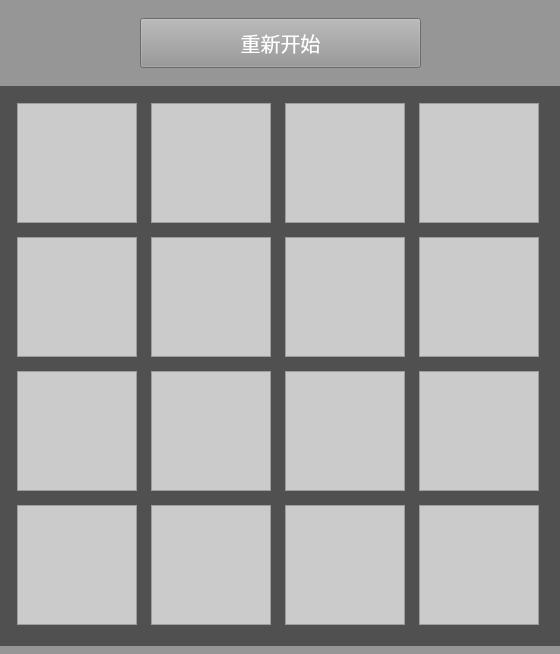
<?xml version="1.0" encoding="UTF-8"?>
<ui version="4.0">
 <class>Game_2048</class>
 <widget class="QWidget" name="Game_2048">
  <property name="geometry">
   <rect>
    <x>0</x>
    <y>0</y>
    <width>560</width>
    <height>654</height>
   </rect>
  </property>
  <property name="windowTitle">
   <string>Form</string>
  </property>
  <property name="styleSheet">
   <string notr="true">background-color: rgb(150, 150, 150);</string>
  </property>
  <layout class="QGridLayout" name="gridLayout_2">
   <property name="leftMargin">
    <number>0</number>
   </property>
   <property name="topMargin">
    <number>0</number>
   </property>
   <property name="rightMargin">
    <number>0</number>
   </property>
   <property name="bottomMargin">
    <number>0</number>
   </property>
   <property name="spacing">
    <number>0</number>
   </property>
   <item row="1" column="0">
    <widget class="QWidget" name="widget" native="true">
     <property name="minimumSize">
      <size>
       <width>560</width>
       <height>560</height>
      </size>
     </property>
     <property name="maximumSize">
      <size>
       <width>560</width>
       <height>560</height>
      </size>
     </property>
     <property name="styleSheet">
      <string notr="true">background-color: rgb(80, 80, 80);
</string>
     </property>
     <layout class="QGridLayout" name="gridLayout">
      <item row="0" column="0">
       <widget class="QFrame" name="frame_1">
        <property name="minimumSize">
         <size>
          <width>120</width>
          <height>120</height>
         </size>
        </property>
        <property name="maximumSize">
         <size>
          <width>120</width>
          <height>120</height>
         </size>
        </property>
        <property name="styleSheet">
         <string notr="true">background-color: rgb(203, 203, 203);
</string>
        </property>
        <property name="frameShape">
         <enum>QFrame::StyledPanel</enum>
        </property>
        <property name="frameShadow">
         <enum>QFrame::Raised</enum>
        </property>
       </widget>
      </item>
      <item row="0" column="1">
       <widget class="QFrame" name="frame_2">
        <property name="minimumSize">
         <size>
          <width>120</width>
          <height>120</height>
         </size>
        </property>
        <property name="maximumSize">
         <size>
          <width>120</width>
          <height>120</height>
         </size>
        </property>
        <property name="styleSheet">
         <string notr="true">background-color: rgb(203, 203, 203);</string>
        </property>
        <property name="frameShape">
         <enum>QFrame::StyledPanel</enum>
        </property>
        <property name="frameShadow">
         <enum>QFrame::Raised</enum>
        </property>
       </widget>
      </item>
      <item row="0" column="2">
       <widget class="QFrame" name="frame_3">
        <property name="minimumSize">
         <size>
          <width>120</width>
          <height>120</height>
         </size>
        </property>
        <property name="maximumSize">
         <size>
          <width>120</width>
          <height>120</height>
         </size>
        </property>
        <property name="styleSheet">
         <string notr="true">background-color: rgb(203, 203, 203);</string>
        </property>
        <property name="frameShape">
         <enum>QFrame::StyledPanel</enum>
        </property>
        <property name="frameShadow">
         <enum>QFrame::Raised</enum>
        </property>
       </widget>
      </item>
      <item row="0" column="3">
       <widget class="QFrame" name="frame_4">
        <property name="minimumSize">
         <size>
          <width>120</width>
          <height>120</height>
         </size>
        </property>
        <property name="maximumSize">
         <size>
          <width>120</width>
          <height>120</height>
         </size>
        </property>
        <property name="styleSheet">
         <string notr="true">background-color: rgb(203, 203, 203);</string>
        </property>
        <property name="frameShape">
         <enum>QFrame::StyledPanel</enum>
        </property>
        <property name="frameShadow">
         <enum>QFrame::Raised</enum>
        </property>
       </widget>
      </item>
      <item row="1" column="0">
       <widget class="QFrame" name="frame_5">
        <property name="minimumSize">
         <size>
          <width>120</width>
          <height>120</height>
         </size>
        </property>
        <property name="maximumSize">
         <size>
          <width>120</width>
          <height>120</height>
         </size>
        </property>
        <property name="styleSheet">
         <string notr="true">background-color: rgb(203, 203, 203);</string>
        </property>
        <property name="frameShape">
         <enum>QFrame::StyledPanel</enum>
        </property>
        <property name="frameShadow">
         <enum>QFrame::Raised</enum>
        </property>
       </widget>
      </item>
      <item row="1" column="1">
       <widget class="QFrame" name="frame_6">
        <property name="minimumSize">
         <size>
          <width>120</width>
          <height>120</height>
         </size>
        </property>
        <property name="maximumSize">
         <size>
          <width>120</width>
          <height>120</height>
         </size>
        </property>
        <property name="styleSheet">
         <string notr="true">background-color: rgb(203, 203, 203);</string>
        </property>
        <property name="frameShape">
         <enum>QFrame::StyledPanel</enum>
        </property>
        <property name="frameShadow">
         <enum>QFrame::Raised</enum>
        </property>
       </widget>
      </item>
      <item row="1" column="2">
       <widget class="QFrame" name="frame_7">
        <property name="minimumSize">
         <size>
          <width>120</width>
          <height>120</height>
         </size>
        </property>
        <property name="maximumSize">
         <size>
          <width>120</width>
          <height>120</height>
         </size>
        </property>
        <property name="styleSheet">
         <string notr="true">background-color: rgb(203, 203, 203);</string>
        </property>
        <property name="frameShape">
         <enum>QFrame::StyledPanel</enum>
        </property>
        <property name="frameShadow">
         <enum>QFrame::Raised</enum>
        </property>
       </widget>
      </item>
      <item row="1" column="3">
       <widget class="QFrame" name="frame_8">
        <property name="minimumSize">
         <size>
          <width>120</width>
          <height>120</height>
         </size>
        </property>
        <property name="maximumSize">
         <size>
          <width>120</width>
          <height>120</height>
         </size>
        </property>
        <property name="styleSheet">
         <string notr="true">background-color: rgb(203, 203, 203);</string>
        </property>
        <property name="frameShape">
         <enum>QFrame::StyledPanel</enum>
        </property>
        <property name="frameShadow">
         <enum>QFrame::Raised</enum>
        </property>
       </widget>
      </item>
      <item row="2" column="0">
       <widget class="QFrame" name="frame_9">
        <property name="minimumSize">
         <size>
          <width>120</width>
          <height>120</height>
         </size>
        </property>
        <property name="maximumSize">
         <size>
          <width>120</width>
          <height>120</height>
         </size>
        </property>
        <property name="styleSheet">
         <string notr="true">background-color: rgb(203, 203, 203);</string>
        </property>
        <property name="frameShape">
         <enum>QFrame::StyledPanel</enum>
        </property>
        <property name="frameShadow">
         <enum>QFrame::Raised</enum>
        </property>
       </widget>
      </item>
      <item row="2" column="1">
       <widget class="QFrame" name="frame_10">
        <property name="minimumSize">
         <size>
          <width>120</width>
          <height>120</height>
         </size>
        </property>
        <property name="maximumSize">
         <size>
          <width>120</width>
          <height>120</height>
         </size>
        </property>
        <property name="styleSheet">
         <string notr="true">background-color: rgb(203, 203, 203);</string>
        </property>
        <property name="frameShape">
         <enum>QFrame::StyledPanel</enum>
        </property>
        <property name="frameShadow">
         <enum>QFrame::Raised</enum>
        </property>
       </widget>
      </item>
      <item row="2" column="2">
       <widget class="QFrame" name="frame_11">
        <property name="minimumSize">
         <size>
          <width>120</width>
          <height>120</height>
         </size>
        </property>
        <property name="maximumSize">
         <size>
          <width>120</width>
          <height>120</height>
         </size>
        </property>
        <property name="styleSheet">
         <string notr="true">background-color: rgb(203, 203, 203);</string>
        </property>
        <property name="frameShape">
         <enum>QFrame::StyledPanel</enum>
        </property>
        <property name="frameShadow">
         <enum>QFrame::Raised</enum>
        </property>
       </widget>
      </item>
      <item row="2" column="3">
       <widget class="QFrame" name="frame_12">
        <property name="minimumSize">
         <size>
          <width>120</width>
          <height>120</height>
         </size>
        </property>
        <property name="maximumSize">
         <size>
          <width>120</width>
          <height>120</height>
         </size>
        </property>
        <property name="styleSheet">
         <string notr="true">background-color: rgb(203, 203, 203);</string>
        </property>
        <property name="frameShape">
         <enum>QFrame::StyledPanel</enum>
        </property>
        <property name="frameShadow">
         <enum>QFrame::Raised</enum>
        </property>
       </widget>
      </item>
      <item row="3" column="0">
       <widget class="QFrame" name="frame_13">
        <property name="minimumSize">
         <size>
          <width>120</width>
          <height>120</height>
         </size>
        </property>
        <property name="maximumSize">
         <size>
          <width>120</width>
          <height>120</height>
         </size>
        </property>
        <property name="styleSheet">
         <string notr="true">background-color: rgb(203, 203, 203);</string>
        </property>
        <property name="frameShape">
         <enum>QFrame::StyledPanel</enum>
        </property>
        <property name="frameShadow">
         <enum>QFrame::Raised</enum>
        </property>
       </widget>
      </item>
      <item row="3" column="1">
       <widget class="QFrame" name="frame_14">
        <property name="minimumSize">
         <size>
          <width>120</width>
          <height>120</height>
         </size>
        </property>
        <property name="maximumSize">
         <size>
          <width>120</width>
          <height>120</height>
         </size>
        </property>
        <property name="styleSheet">
         <string notr="true">background-color: rgb(203, 203, 203);</string>
        </property>
        <property name="frameShape">
         <enum>QFrame::StyledPanel</enum>
        </property>
        <property name="frameShadow">
         <enum>QFrame::Raised</enum>
        </property>
       </widget>
      </item>
      <item row="3" column="2">
       <widget class="QFrame" name="frame_15">
        <property name="minimumSize">
         <size>
          <width>120</width>
          <height>120</height>
         </size>
        </property>
        <property name="maximumSize">
         <size>
          <width>120</width>
          <height>120</height>
         </size>
        </property>
        <property name="styleSheet">
         <string notr="true">background-color: rgb(203, 203, 203);</string>
        </property>
        <property name="frameShape">
         <enum>QFrame::StyledPanel</enum>
        </property>
        <property name="frameShadow">
         <enum>QFrame::Raised</enum>
        </property>
       </widget>
      </item>
      <item row="3" column="3">
       <widget class="QFrame" name="frame_16">
        <property name="minimumSize">
         <size>
          <width>120</width>
          <height>120</height>
         </size>
        </property>
        <property name="maximumSize">
         <size>
          <width>120</width>
          <height>120</height>
         </size>
        </property>
        <property name="styleSheet">
         <string notr="true">background-color: rgb(203, 203, 203);</string>
        </property>
        <property name="frameShape">
         <enum>QFrame::StyledPanel</enum>
        </property>
        <property name="frameShadow">
         <enum>QFrame::Raised</enum>
        </property>
       </widget>
      </item>
     </layout>
    </widget>
   </item>
   <item row="0" column="0">
    <widget class="QWidget" name="widget_2" native="true">
     <property name="minimumSize">
      <size>
       <width>560</width>
       <height>0</height>
      </size>
     </property>
     <property name="maximumSize">
      <size>
       <width>560</width>
       <height>72</height>
      </size>
     </property>
     <property name="styleSheet">
      <string notr="true"/>
     </property>
     <layout class="QGridLayout" name="gridLayout_3">
      <item row="0" column="0">
       <spacer name="horizontalSpacer">
        <property name="orientation">
         <enum>Qt::Horizontal</enum>
        </property>
        <property name="sizeHint" stdset="0">
         <size>
          <width>40</width>
          <height>20</height>
         </size>
        </property>
       </spacer>
      </item>
      <item row="0" column="2">
       <spacer name="horizontalSpacer_2">
        <property name="orientation">
         <enum>Qt::Horizontal</enum>
        </property>
        <property name="sizeHint" stdset="0">
         <size>
          <width>40</width>
          <height>20</height>
         </size>
        </property>
       </spacer>
      </item>
      <item row="0" column="1">
       <widget class="QPushButton" name="reStartButton">
        <property name="minimumSize">
         <size>
          <width>281</width>
          <height>50</height>
         </size>
        </property>
        <property name="maximumSize">
         <size>
          <width>281</width>
          <height>50</height>
         </size>
        </property>
        <property name="font">
         <font>
          <pointsize>15</pointsize>
         </font>
        </property>
        <property name="cursor">
         <cursorShape>PointingHandCursor</cursorShape>
        </property>
        <property name="styleSheet">
         <string notr="true">color:white;</string>
        </property>
        <property name="text">
         <string>重新开始</string>
        </property>
       </widget>
      </item>
     </layout>
    </widget>
   </item>
  </layout>
 </widget>
 <resources/>
 <connections/>
</ui>
